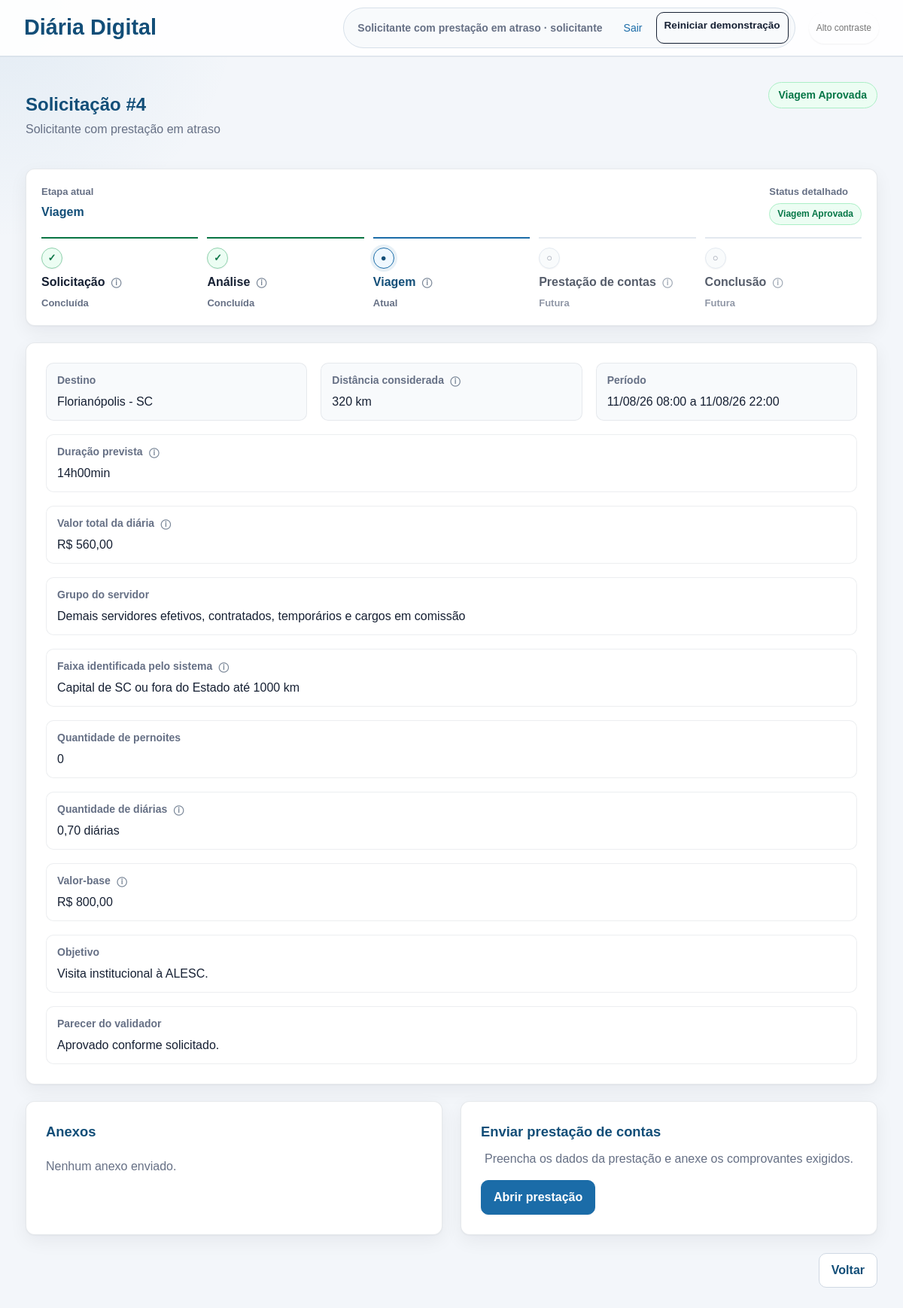
The app's page /solicitacoes/4 (signed in), older data.
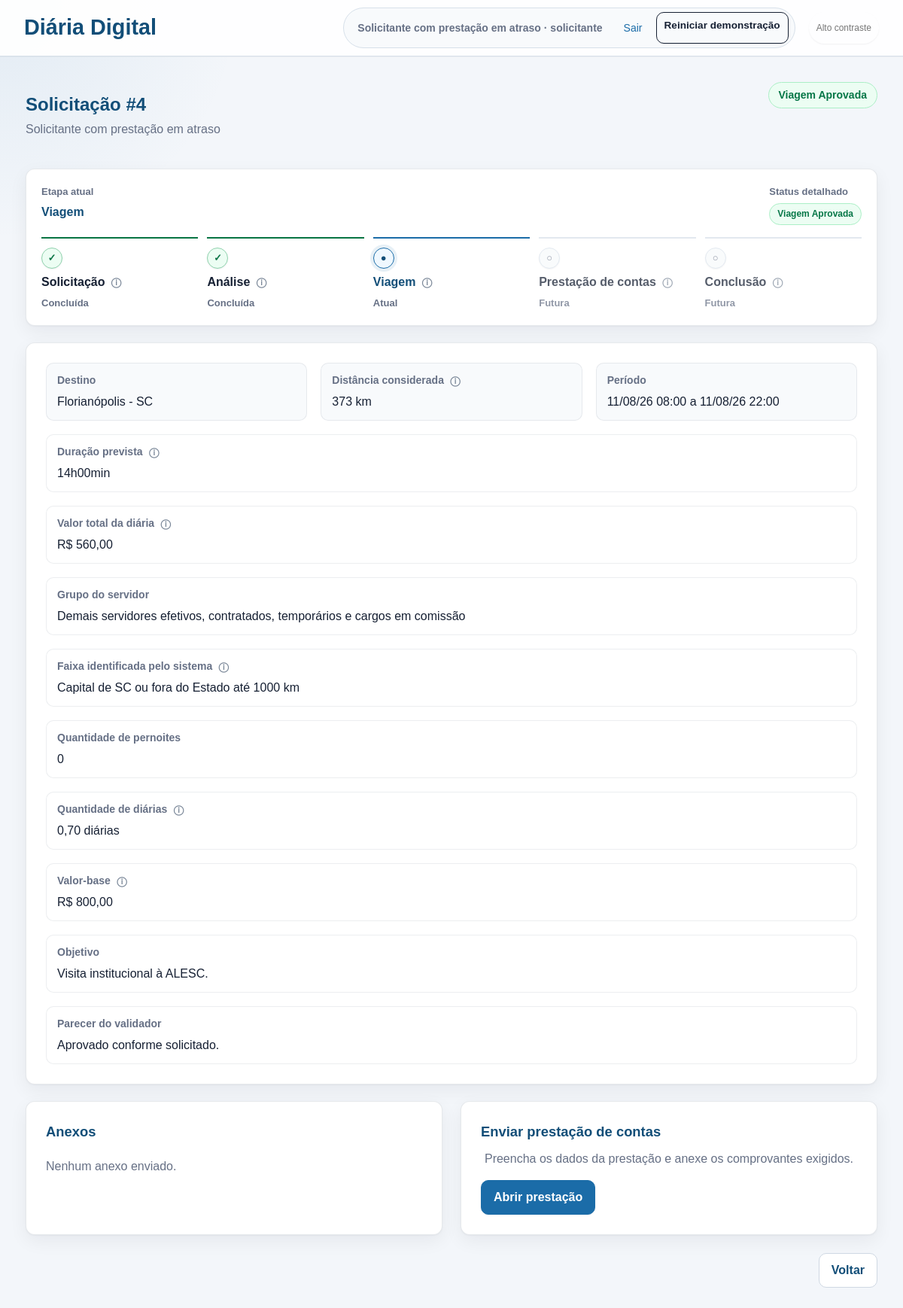
The same page, newer data.
### tables this page shows
CREATE TABLE requests (
                id INTEGER PRIMARY KEY AUTOINCREMENT,
                user_id INTEGER NOT NULL,
                destination TEXT NOT NULL,
                departure_date TEXT NOT NULL,
                return_date TEXT NOT NULL,
                objective TEXT NOT NULL,
                estimated_amount REAL NOT NULL,
                status TEXT NOT NULL DEFAULT 'rascunho',
                validator_comment TEXT,
                accountability_text TEXT,
                created_at TEXT NOT NULL,
                updated_at TEXT NOT NULL, daily_group TEXT, daily_range TEXT, has_overnight INTEGER DEFAULT 1, accountability_departure_time TEXT, accountability_arrival_time TEXT, transport_mode TEXT, departure_km REAL, arrival_km REAL, refund_amount REAL DEFAULT 0, departure_time TEXT, return_time TEXT, distance_km REAL, daily_factor REAL, base_amount REAL, overnight_count INTEGER DEFAULT 0, daily_quantity REAL,
                FOREIGN KEY(user_id) REFERENCES users(id)
            );

### app.py (the view)
@app.route("/solicitacoes/<int:request_id>")
@login_required
def request_detail(request_id):
    daily_request = get_request_or_404(request_id)
    if not user_can_view(daily_request):
        abort(403)
    attachments = get_attachments(request_id)
    return render_template(
        "request_detail.html",
        daily_request=daily_request,
        attachments=attachments,
        process_progress=get_process_progress(daily_request["status"]),
    )

### app.py (called while the page is built)
def is_valid_demo_environment_id(environment_id):
    return bool(re.fullmatch(r"[0-9a-f]{32}", environment_id or ""))

def get_demo_environment_folder(environment_id):
    if not is_valid_demo_environment_id(environment_id):
        raise ValueError("Identificador de ambiente demonstrativo inválido.")
    return DEMO_ENVIRONMENTS_ROOT / environment_id

def get_demo_environment_id():
    if not has_request_context():
        raise RuntimeError("O ambiente demonstrativo exige um contexto de requisição.")
    session.permanent = True
    environment_id = session.get("demo_environment_id")
    if not is_valid_demo_environment_id(environment_id):
        environment_id = uuid.uuid4().hex
        session["demo_environment_id"] = environment_id
    return environment_id

def get_demo_database_path():
    environment_id = get_demo_environment_id()
    environment_folder = get_demo_environment_folder(environment_id)
    database_path = environment_folder / "diarias.db"
    if not database_path.is_file():
        create_demo_environment(environment_id)
    os.utime(environment_folder, None)
    return database_path

### templates/request_detail.html (shortened to what the changed rows need)
{% extends "base.html" %}
{% block content %}
<div class="page-heading">
    <div>
        <h1>Solicitação #{{ daily_request["id"] }}</h1>
        <p class="muted">{{ daily_request["requester_name"] }}</p>
    </div>
    <span class="badge large {{ daily_request['status']|status_class }}">{{ daily_request["status"]|status_label }}</span>
</div>
<section class="process-progress {% if process_progress.is_rejected %}is-rejected{% endif %}" aria-label="Progresso do processo">
    <div class="process-progress-heading">
        <div>
            <strong>Status detalhado</strong>
            <span class="badge {{ daily_request['status']|status_class }}">{{ daily_request["status"]|status_label }}</span>
        </div>
    </div>
</section>
<section class="details">
    <div>
        <strong>Destino</strong>
        <span>{{ daily_request["destination"] }}</span>
    </div>
    <div>
        <strong class="label-with-tooltip">Distância considerada <span class="info-tooltip" tabindex="0" role="button" aria-label="Informação: Distância rodoviária aproximada entre Lebon Régis e o município de destino, utilizada para definir a faixa de cálculo da diária."></span></strong>
        <span>{{ (daily_request["distance_km"]|decimal_br(0) ~ " km") if daily_request["distance_km"] is not none else "não cadastrada" }}</span>
    </div>
    <div>
        <strong>Período</strong>
        <span>{{ daily_request["departure_date"]|date_br }} {{ daily_request["departure_time"] or "--:--" }} a {{ daily_request["return_date"]|date_br }} {{ daily_request["return_time"] or "--:--" }}</span>
    </div>
    <div>
        <strong class="label-with-tooltip">Valor total da diária <span class="info-tooltip" tabindex="0" role="button" aria-label="Informação: Valor calculado automaticamente a partir do valor-base e do fator correspondente ao período do afastamento."></span></strong>
        <span>R$ {{ daily_request["estimated_amount"]|moeda_br }}</span>
    </div>
    {% if daily_request["daily_group"] %}
        <div>
            <strong>Grupo do servidor</strong>
            <span>{{ daily_groups.get(daily_request["daily_group"], daily_request["daily_group"]) }}</span>
        </div>
    {% endif %}
    {% if daily_request["daily_range"] %}
        <div>
            <strong class="label-with-tooltip">Faixa identificada pelo sistema <span class="info-tooltip" tabindex="0" role="button" aria-label="Informação: Classificação definida automaticamente conforme a distância do destino e as regras aplicáveis à concessão de diárias.">&#9432;</span></strong>
            <span>{{ daily_ranges.get(daily_request["daily_range"], daily_request["daily_range"]) }}</span>
        </div>
    {% endif %}
    <div>
        <strong>Quantidade de pernoites</strong>
        <span>{{ daily_request["overnight_count"] if daily_request["overnight_count"] is not none else (1 if daily_request["has_overnight"] else 0) }}</span>
    </div>
    <div>
        <strong class="label-with-tooltip">Quantidade de diárias <span class="info-tooltip" tabindex="0" role="button" aria-label="Informação: Quantidade calculada automaticamente a partir da duração total do afastamento e dos pernoites informados."></span></strong>
        <span>{{ (daily_request["daily_quantity"] if daily_request["daily_quantity"] is not none else daily_request["daily_factor"])|daily_quantity_br }}</span>
    </div>
    <div>
        <strong class="label-with-tooltip">Valor-base <span class="info-tooltip" tabindex="0" role="button" aria-label="Informação: Valor integral da diária correspondente ao grupo funcional do servidor e à faixa da viagem."></span></strong>
        <span>{{ ("R$ " ~ (daily_request["base_amount"]|moeda_br)) if daily_request["base_amount"] is not none else "-" }}</span>
    </div>
    <div>
        <strong>Objetivo</strong>
        <span>{{ daily_request["objective"] }}</span>
    </div>
    {% if daily_request["validator_comment"] %}
        <div>
            <strong>Parecer do validador</strong>
            <span>{{ daily_request["validator_comment"] }}</span>
        </div>
    {% endif %}
</section>
<section class="split">
    <div class="panel">
        <h2>Anexos</h2>
    </div>
    {% if current_user["role"] == "solicitante" and daily_request["status"] in ["aprovada", "prestacao_correcao_solicitada"] %}
        <div class="panel">
            <h2>{{ "Corrigir prestação de contas" if daily_request["status"] == "prestacao_correcao_solicitada" else "Enviar prestação de contas" }}</h2>
            <p class="muted">Preencha os dados da prestação e anexe os comprovantes exigidos.</p>
            <a class="button" href="{{ url_for('submit_accountability', request_id=daily_request['id']) }}">Abrir prestação</a>
        </div>
    {% endif %}
</section>
{% endblock %}

Row changes from the older to the newer data that the page shows:
changed requests "Enviar prestação de contas": distance_km "320 km" → "373 km"
